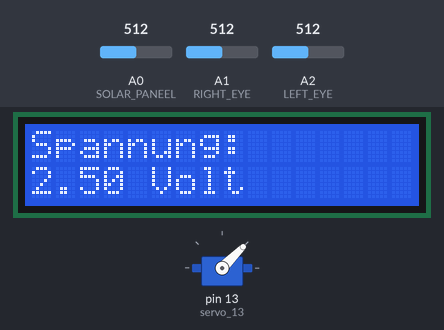
Bench run of a sketch on a simulated Arduino Uno, built with avr-gcc and run on an emulated ATmega328P. Parts: 16×2 character LCD, servo. The test bench sets the inputs (shaded band); at power-on: A1 (RIGHT_EYE) = 512, A0 (SOLAR_PANEEL) = 512, A2 (LEFT_EYE) = 512. What the sketch prints to the serial monitor is not drawn.

Above: at 1.2 s.
1.3 s: A1 (RIGHT_EYE) set to 545
2.8 s: A1 (RIGHT_EYE) set to 567
At 4.04 s:
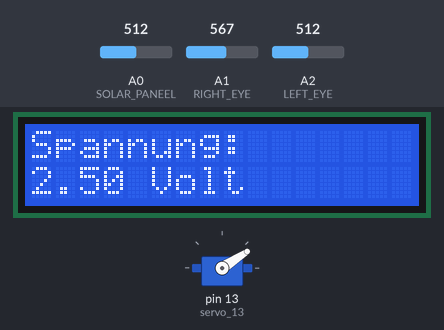
5.4 s: A0 (SOLAR_PANEEL) set to 716
At 5.68 s:
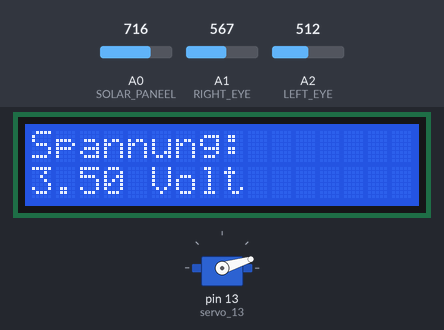
7.0 s: A0 (SOLAR_PANEEL) set to 900
At 7.7 s:
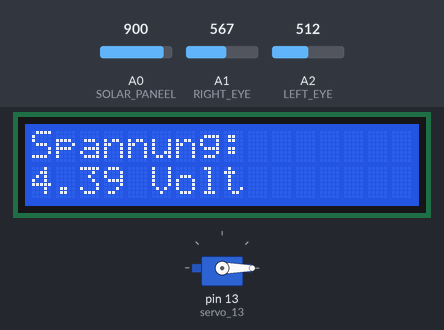
8.7 s: A2 (LEFT_EYE) set to 592
10.2 s: A2 (LEFT_EYE) set to 623
At 16.5 s:
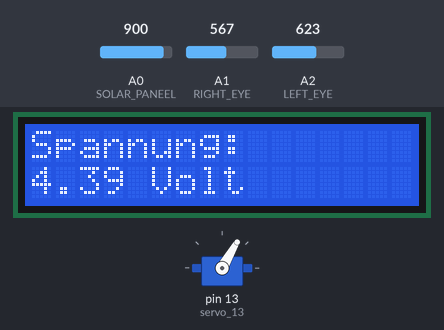
Timing chart, 0 to 18.1 s (numbered marks = the images above; inputs shaded):
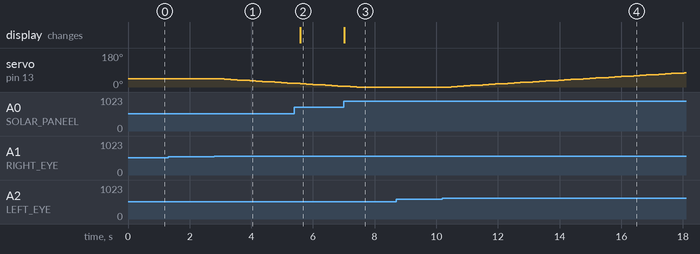

The sketch:

20230125_Lichtverfolger.ino
```cpp
// C++ code
#include <Servo.h>
#include <LiquidCrystal.h>

Servo servo_13;
LiquidCrystal lcd_1(3, 4, 8, 9, 10, 11);

int wait = 200;

// solar paneel
double rawVoltage = 0;
int voltage = 0;
int maxVoltage = 5;
double outputVoltage = 0;

// light detection
int leftLightIntensity = 0;
int rightLightIntensity = 0;
int tolerance = 40;

// turning tower
int angle = 45;
int maxAngle = 90;
int minAngel = 0;

#define SOLAR_PANEEL A0
#define RIGHT_EYE A1
#define LEFT_EYE A2

void setup()
{
  // setup the number of columns and rows on the LCD.
  lcd_1.begin(16, 2);

  // setup serial monitor
  Serial.begin(9600);

  // setup servo engine
  servo_13.attach(13, 500, 2500);
  servo_13.write(maxAngle / 2);

  // setup analog pins
  pinMode(SOLAR_PANEEL, INPUT);
  pinMode(RIGHT_EYE, INPUT);
  pinMode(LEFT_EYE, INPUT);
}

void loop()
{
  // Calculate voltage of solar paneel
  rawVoltage = analogRead(SOLAR_PANEEL);
  outputVoltage = (rawVoltage * 5 / 1024);
  Serial.print("Ausgangsspannung Paneel: ");
  Serial.println((String)outputVoltage + " Volt");

  // output voltage on LCD
  lcd_1.print("Spannung:");
  lcd_1.setCursor(0, 1);
  lcd_1.print((String)outputVoltage + " Volt");
  lcd_1.setCursor(0, 0);

  // detect light intensity
  leftLightIntensity = analogRead(RIGHT_EYE);
  rightLightIntensity = analogRead(LEFT_EYE);
  Serial.print("Left eye: ");
  Serial.println(leftLightIntensity);
  Serial.print("Right eye: ");
  Serial.println(rightLightIntensity);

  // turn the tower
  if (rightLightIntensity > leftLightIntensity + tolerance) {
    angle = (angle + 2);
    if (angle < minAngel) {
      angle = minAngel;
    }
  }
  if (leftLightIntensity > rightLightIntensity + tolerance) {
    angle = (angle - 2);
    if (angle > maxAngle) {
      angle = maxAngle;
    }
  }
  servo_13.write(angle);

  // wait for some millisecond(s)
  delay(wait);
}
```

Measured:
- the behaviour switches between 552 and 553 on A1 (RIGHT_EYE) (found by bisection; images 0 and 1)
- the behaviour switches between 607 and 608 on A2 (LEFT_EYE) (found by bisection; images 3 and 4)
- after the input at 1.3 s, every drawn part: stays the same
- after the input at 2.8 s, servo on pin 13 (servo_13): moves from 45° to 19° over 2.5 s, starting after 0.13 s
- after the input at 5.4 s, the display: changes after 0.18 s (image 2)
- after the input at 7.0 s, the display: changes at once (image 3)
- after the input at 8.7 s, every drawn part: stays the same
- after the input at 10.2 s, servo on pin 13 (servo_13): moves from 0° to 76° over 7.6 s, starting after 0.28 s
